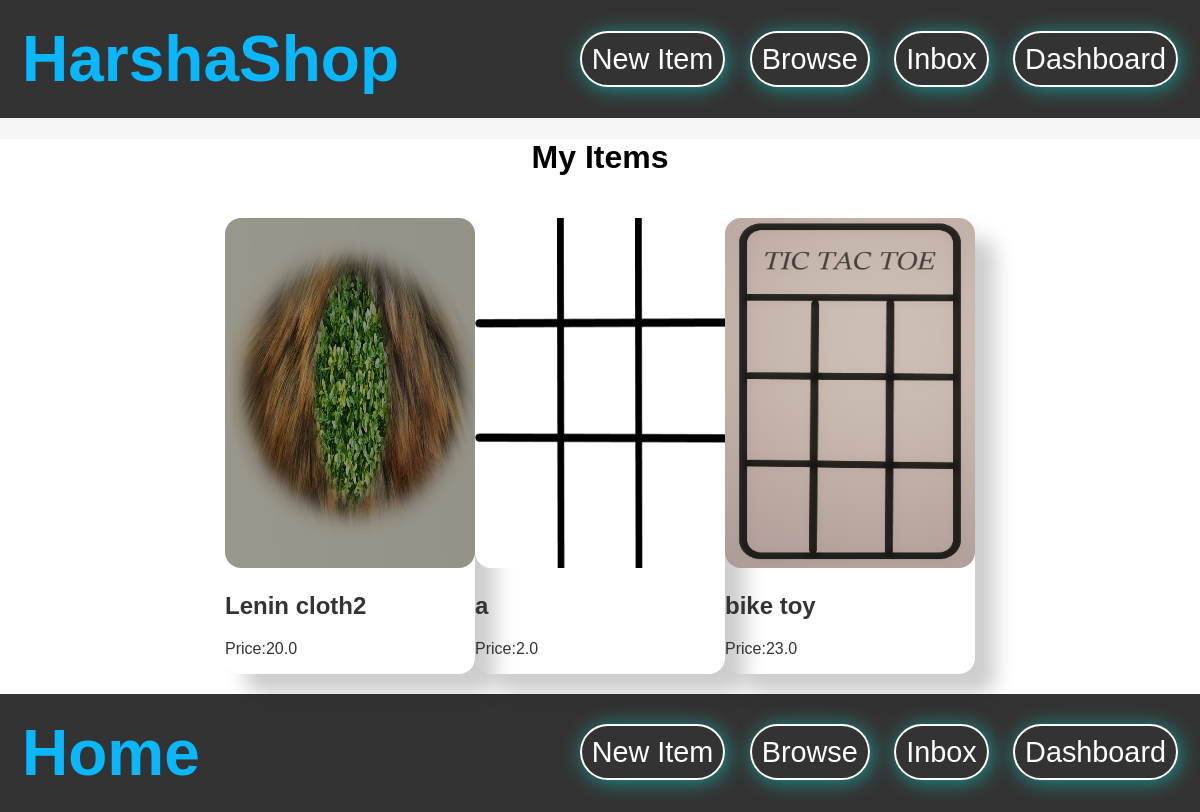
The app's page /dashboard/ (signed in), older data.
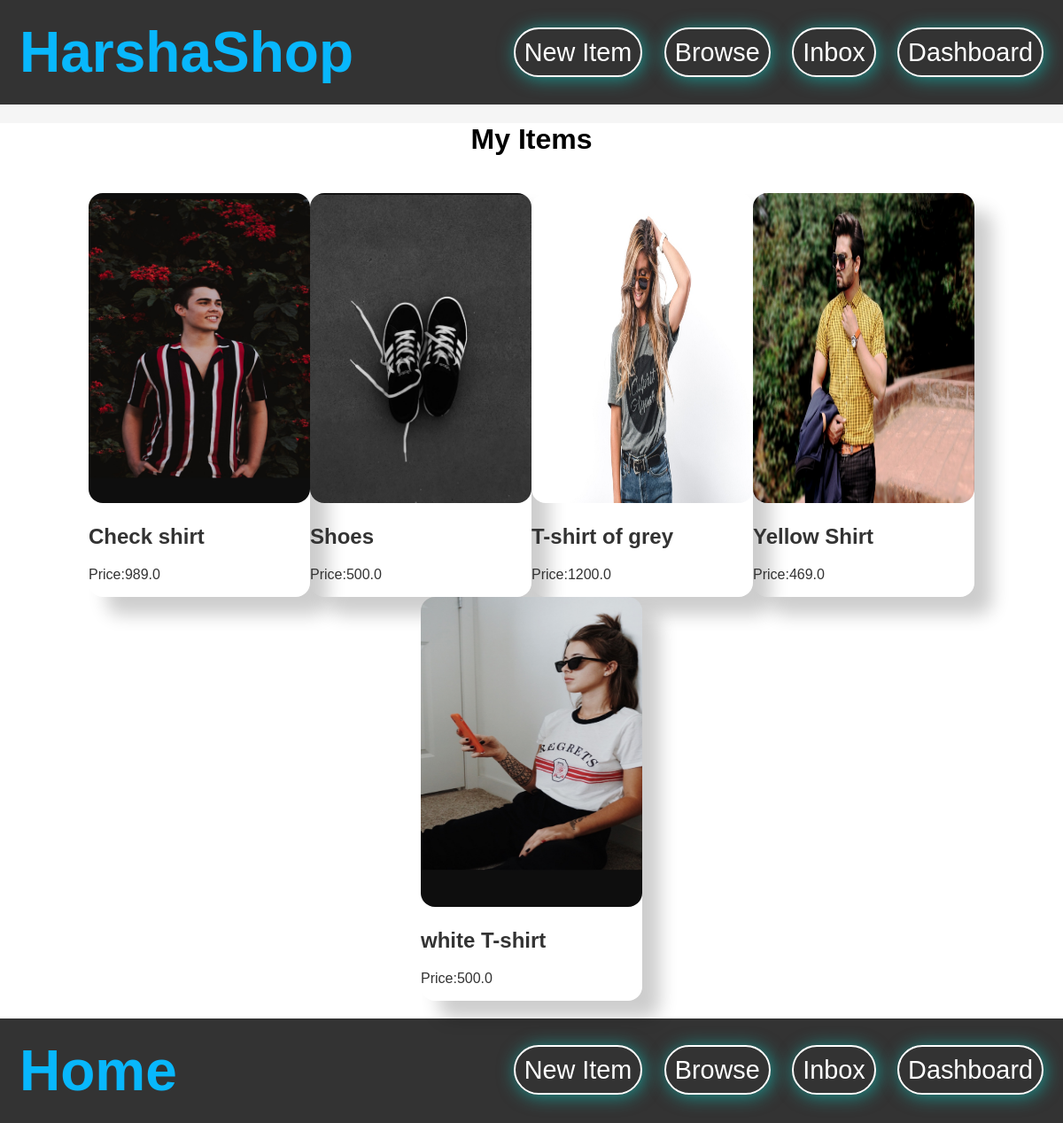
The same page, newer data.
### item/models.py (models this page shows, shortened)
class Item(models.Model):
    category = models.ForeignKey(Category,related_name='items',on_delete=models.CASCADE)
    name = models.CharField(max_length=300)
    description = models.TextField(blank=True,null=True)
    price = models.FloatField()
    image = models.ImageField(upload_to="item_images",blank=True,null=True)
    created_at = models.DateTimeField(auto_now_add=True)
    created_by = models.ForeignKey(User,related_name='items',on_delete=models.CASCADE)
    is_sold = models.BooleanField(default=False)
    class Meta:
        ordering = ('name',)

### dashboard/views.py (the view)
# urls.py: path('',views.index,name="index"),
@login_required
def index(request):
    items = Item.objects.filter(created_by=request.user)
    return render(request,'dashboard/index.html',{
        'items':items,
    })

### dashboard/templates/dashboard/index.html (shortened to what this page needs)
{% extends 'core/base.html' %}
{% block content %}
<!DOCTYPE html>
<html lang="en">
<head>
</head>
<body>
<div class="container">
    <h1 class="name" align="center" >My Items</h1>
    <div class="items">
        {% for item in items %}
        <div class="a">
            <a href="{% url 'item:detail' item.id %}">
                <div>
                    <img src="{{ item.image.url }}" class="">
                </div>
                <div class="">
                    <h2 class="">{{ item.name }}</h2>
                    <p class="">Price:{{item.price}}</p>
                </div>
            </a>
        </div>
        {% endfor %}
    </div>
</div>
</body>
</html>
{% endblock %}

Row changes from the older to the newer data that the page shows:
changed Item: image: a different picture; name "Lenin cloth2" → "Check shirt"; price "20.0" → "989.0"
added Item: image (picture), name "Shoes", price "500.0"
changed Item: image: a different picture; name "bike toy" → "T-shirt of grey"; price "23.0" → "1200.0"; moves up the list
added Item: image (picture), name "Yellow Shirt", price "469.0"
changed Item: image: a different picture; name "a" → "white T-shirt"; price "2.0" → "500.0"
